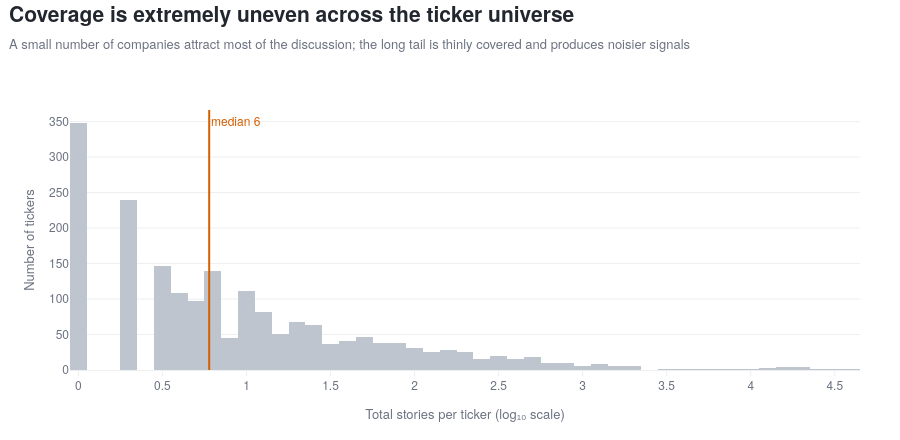

This figure's notebook cell:
### Code cell
# Coverage is heavily skewed, which shapes how every later result must be read
per_ticker = (signals.groupby('ticker')['story_count'].sum()
              .sort_values(ascending=False))

fig = go.Figure()
fig.add_trace(go.Histogram(
    x=np.log10(per_ticker[per_ticker > 0]),
    nbinsx=50, marker_color=CONTEXT,
    hovertemplate='10^%{x:.1f} stories<br>%{y} tickers<extra></extra>'))
median_log = float(np.log10(per_ticker[per_ticker > 0].median()))
fig.add_vline(x=median_log, line_color=NEG, line_width=2,
              annotation_text=f'median {per_ticker[per_ticker>0].median():,.0f}',
              annotation_position='top right',
              annotation_font=dict(color=NEG, size=12))
fig.update_xaxes(title='Total stories per ticker (log₁₀ scale)')
fig.update_yaxes(title='Number of tickers')
titled(fig,
       'Coverage is extremely uneven across the ticker universe',
       'A small number of companies attract most of the discussion; the long tail is thinly covered and produces noisier signals',
       height=440)
fig.show()

### Figure 1 — Plotly figure (JSON) as saved in the notebook; plotly's stock layout.template omitted (floating-point values rounded to 4 significant figures; data arrays with more than 128 entries replaced by an {"elided": "..."} marker saying what was removed)
{"data": [{"hovertemplate": "10^%{x:.1f} stories<br>%{y} tickers<extra></extra>", "marker": {"color": "#BFC5CF"}, "nbinsx": 50, "type": "histogram", "x": {"elided": "1952 float values"}}], "layout": {"annotations": [{"font": {"color": "#D55E00", "size": 12}, "showarrow": false, "text": "median 6", "x": 0.7782, "xanchor": "left", "xref": "x", "y": 1, "yanchor": "top", "yref": "y domain"}], "height": 440, "shapes": [{"line": {"color": "#D55E00", "width": 2}, "type": "line", "x0": 0.7782, "x1": 0.7782, "xref": "x", "y0": 0, "y1": 1, "yref": "y domain"}], "title": {"text": "<b>Coverage is extremely uneven across the ticker universe</b><br><span style='font-size:13px;color:#6B7280'>A small number of companies attract most of the discussion; the long tail is thinly covered and produces noisier signals</span>"}, "xaxis": {"title": {"text": "Total stories per ticker (log₁₀ scale)"}}, "yaxis": {"title": {"text": "Number of tickers"}}}}
